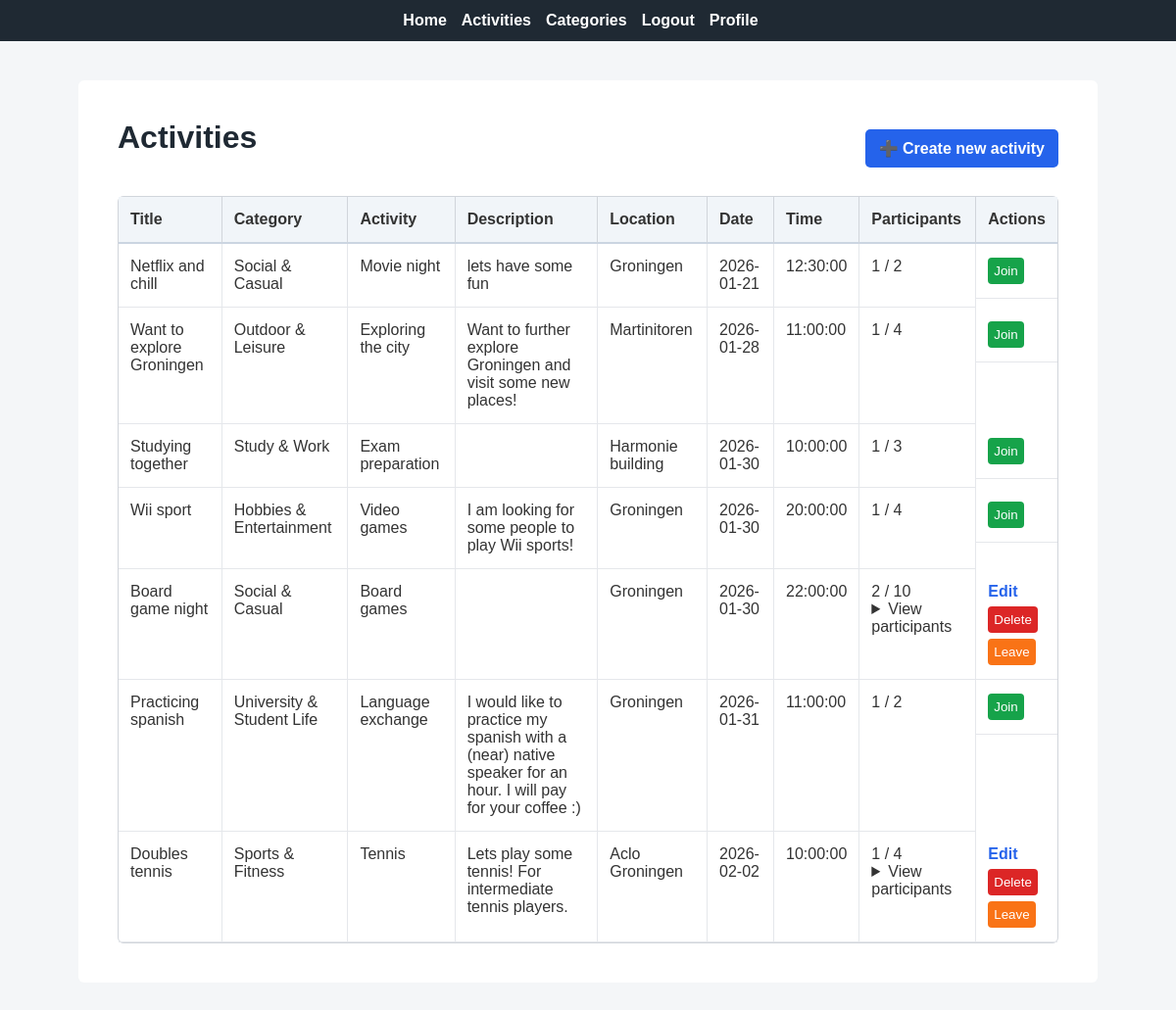
Page /activities (signed in) on the committed database.
### app/models.py (models this page shows, shortened)
class PaginatedAPIMixin(object):
    @staticmethod
    def to_collection_dict(query, page, per_page, endpoint, **kwargs):
        resources = db.paginate(query, page=page, per_page=per_page,
                                error_out=False)
        data = {
            'items': [item.to_dict() for item in resources.items],
            '_meta': {
                'page': page,
                'per_page': per_page,
                'total_pages': resources.pages,
                'total_items': resources.total
            },
            '_links': {
                'self': url_for(endpoint, page=page, per_page=per_page,
                                **kwargs),
                'next': url_for(endpoint, page=page + 1, per_page=per_page,
                                **kwargs) if resources.has_next else None,
                'prev': url_for(endpoint, page=page - 1, per_page=per_page,
                                **kwargs) if resources.has_prev else None
            }
        }
        return data

class Activity(PaginatedAPIMixin, db.Model):
    __tablename__ = 'activities'
    id = db.Column(db.Integer, primary_key=True)
    title = db.Column(db.String(200), nullable=False)
    description = db.Column(db.Text)
    location = db.Column(db.String(255), nullable=False)
    activity_date = db.Column(db.Date, nullable=False)
    activity_time = db.Column(db.Time, nullable=False)
    max_participants = db.Column(db.Integer, default=10)
    creator_id = db.Column(db.Integer, db.ForeignKey('users.id'), nullable=False)
    category_id = db.Column(db.Integer, db.ForeignKey('categories.id'), nullable=False)
    activity_type_id = db.Column(db.Integer, db.ForeignKey('activity_types.id'), nullable=False)
    created_at = db.Column(db.DateTime, default=datetime.now(timezone.utc))
    updated_at = db.Column(db.DateTime, default=datetime.now(timezone.utc), onupdate=datetime.now(timezone.utc))
    creator = db.relationship('Users', backref='activities_created')
    category = db.relationship('Category', backref='activities')
    activity_type = db.relationship('ActivityType', backref='activities')
    def get_category(self):
        return Category.query.get(self.category_id)
    def get_activity_type(self):
        return ActivityType.query.get(self.activity_type_id)
    def get_participant_count(self):
        return ActivityParticipant.query.filter_by(activity_id=self.id).count()
    def is_full(self):
        return self.get_participant_count() >= self.max_participants
    def has_user_joined(self, user_id):
        return ActivityParticipant.query.filter_by(
            activity_id=self.id,
            user_id=user_id
        ).first() is not None
    def get_participants(self):
        participants = ActivityParticipant.query.filter_by(activity_id=self.id).all()
        return [participant.get_user() for participant in participants]

class Category(db.Model):
    __tablename__ = 'categories'
    id = db.Column(db.Integer, primary_key=True)
    name = db.Column(db.String(100), unique=True, nullable=False)
    description = db.Column(db.Text)
    created_at = db.Column(db.DateTime, default=datetime.now(timezone.utc))
    activity_types = db.relationship('ActivityType', backref='category', lazy='dynamic')

class ActivityType(db.Model):
    __tablename__ = 'activity_types'
    id = db.Column(db.Integer, primary_key=True)
    name = db.Column(db.String(100), nullable=False)
    category_id = db.Column(db.Integer, db.ForeignKey('categories.id'), nullable=False)
    created_at = db.Column(db.DateTime, default=datetime.now(timezone.utc))
    __table_args__ = (
        db.UniqueConstraint('name', 'category_id', name='unique_type_per_category'),
    )

### app/routes.py (the view)
@app.route("/activities")
@login_required
def activities():
    now = datetime.now()
    current_date = now.date()
    current_time = now.time()
    all_activities = Activity.query.all()
    activities = [
        activity for activity in all_activities
        if (activity.activity_date > current_date) or
           (activity.activity_date == current_date and activity.activity_time > current_time)
    ]
    activities.sort(key=lambda x: (x.activity_date, x.activity_time))
    return render_template("activities.html", activities=activities)

### app/models.py (called while the page is built)
@login.user_loader
def load_user(id):
    return db.session.get(Users, int(id))

    def get_user(self):
        return Users.query.get(self.user_id)

### app/routes.py (called while the page is built)
@app.before_request
def before_request():
    if current_user.is_authenticated:
        current_user.last_seen = datetime.now(timezone.utc)
        db.session.commit()

### app/templates/activities.html (shortened to what this page needs)
{% extends "base.html" %}
{% block content %}
<div class="activities-page">
    <div class="activities-header">
        <h1>Activities</h1>
        <a class="btn-create" href="{{ url_for('create_activity') }}">
            ➕ Create new activity
        </a>
    </div>
    {% if activities %}
    <table class="activities-table">
        <thead>
            <tr>
                <th>Title</th>
                <th>Category</th>
                <th>Activity</th>
                <th>Description</th>
                <th>Location</th>
                <th>Date</th>
                <th>Time</th>
                <th>Participants</th>
                <th>Actions</th>
            </tr>
        </thead>
        <tbody>
            {% for activity in activities %}
            <tr>
                <td>{{ activity.title }}</td>
                <td>{{ activity.get_category().name }}</td>
                <td>{{ activity.get_activity_type().name }}</td>
                <td>{{ activity.description }}</td>
                <td>{{ activity.location }}</td>
                <td>{{ activity.activity_date }}</td>
                <td>{{ activity.activity_time }}</td>
                <td class="participants-cell">
                    {{ activity.get_participant_count() }} / {{ activity.max_participants }}
                    {% if activity.has_user_joined(current_user.id) and activity.get_participant_count() > 0 %}
                        <details class="participants-details">
                            <summary>View participants</summary>
                        </details>
                    {% endif %}
                </td>
                <td class="actions">
                    {% if activity.creator_id == current_user.id %}
                        <a href="{{ url_for('edit_activity', id=activity.id) }}" class="btn-edit">
                            Edit
                        </a>
                        <form method="POST" action="{{ url_for('delete_activity', id=activity.id) }}">
                            <button class="btn-delete" type="submit">Delete</button>
                        </form>
                    {% endif %}
                    {% if activity.has_user_joined(current_user.id) %}
                        <form method="POST" action="{{ url_for('leave_activity', id=activity.id) }}">
                            <button class="btn-leave" type="submit">Leave</button>
                        </form>
                    {% elif not activity.is_full() %}
                        <form method="POST" action="{{ url_for('join_activity', id=activity.id) }}">
                            <button class="btn-join" type="submit">Join</button>
                        </form>
                    {% else %}
                        <span class="full-label">Full</span>
                    {% endif %}
                </td>
            </tr>
            {% endfor %}
        </tbody>
    </table>
    {% else %}
        <p>No activities yet.</p>
    {% endif %}
</div>
{% endblock %}

### app/static/css/style.css (style rules this page uses)
body { font-family: Arial, Helvetica, sans-serif; margin: 0; padding: 0; background-color: #f4f6f8; color: #333; }
h1 { margin-top: 0; color: #1f2933; }
table { width: 100%; border-collapse: collapse; margin-top: 20px; }
th, td { padding: 10px; text-align: left; }
th { background-color: #f0f2f5; border-bottom: 2px solid #ccc; }
td { border-bottom: 1px solid #e0e0e0; }
button { padding: 6px 10px; border: none; border-radius: 4px; background-color: #2563eb; color: white; cursor: pointer; }
form { display: inline; }
.activities-page { max-width: 1200px; margin: 0 auto; padding: 20px; }
.activities-header { display: flex; justify-content: space-between; align-items: center; margin-bottom: 20px; }
.btn-create { background-color: #2563eb; color: white; padding: 10px 14px; border-radius: 5px; text-decoration: none; font-weight: bold; }
.activities-table { width: 100%; border-collapse: separate; border-spacing: 0; background-color: white; margin-top: 20px; border: 1px solid #d1d5db; border-radius: 6px; overflow: visible; }
.activities-table th { background-color: #f1f5f9; padding: 14px 12px; text-align: left; font-weight: bold; border-right: 1px solid #d1d5db; border-bottom: 2px solid #cbd5e1; }
.activities-table td { padding: 14px 12px; border-right: 1px solid #e5e7eb; border-bottom: 1px solid #e5e7eb; vertical-align: top; }
.activities-table th:last-child, .activities-table td:last-child { border-right: none; }
.actions { display: flex; flex-direction: column; gap: 6px; }
.btn-edit { color: #2563eb; font-weight: bold; text-decoration: none; }
.btn-delete { background-color: #dc2626; color: white; border: none; padding: 6px; border-radius: 4px; cursor: pointer; }
.btn-join { background-color: #16a34a; color: white; border: none; padding: 6px; border-radius: 4px; cursor: pointer; }
.btn-leave { background-color: #f97316; color: white; border: none; padding: 6px; border-radius: 4px; cursor: pointer; }

### rows in the picture
Activity: title "Netflix and chill", get_category "Social & Casual", get_activity_type "Movie night", description "lets have some fun", location "Groningen", activity_date "2026-01-21", activity_time "12:30:00", get_participant_count "1", max_participants "2"
Activity: title "Want to explore Groningen", get_category "Outdoor & Leisure", get_activity_type "Exploring the city", description "Want to further explore Groningen and visit some new places!", location "Martinitoren", activity_date "2026-01-28", activity_time "11:00:00", get_participant_count "1", max_participants "4"
Activity: title "Studying together", get_category "Study & Work", get_activity_type "Exam preparation", location "Harmonie building", activity_date "2026-01-30", activity_time "10:00:00", get_participant_count "1", max_participants "3"
Activity: title "Wii sport", get_category "Hobbies & Entertainment", get_activity_type "Video games", description "I am looking for some people to play Wii sports!", location "Groningen", activity_date "2026-01-30", activity_time "20:00:00", get_participant_count "1", max_participants "4"
Activity: title "Board game night", get_category "Social & Casual", get_activity_type "Board games", location "Groningen", activity_date "2026-01-30", activity_time "22:00:00", get_participant_count "2", max_participants "10"
Activity: title "Practicing spanish", get_category "University & Student Life", get_activity_type "Language exchange", description "I would like to practice my spanish with a (near) native speaker for an hour. I will pay for your coffee :)", location "Groningen", activity_date "2026-01-31", activity_time "11:00:00", get_participant_count "1", max_participants "2"
Activity: title "Doubles tennis", get_category "Sports & Fitness", get_activity_type "Tennis", description "Lets play some tennis! For intermediate tennis players.", location "Aclo Groningen", activity_date "2026-02-02", activity_time "10:00:00", get_participant_count "1", max_participants "4"
